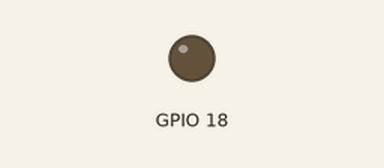
Simulated run of this program. Board: Raspberry Pi (BCM pin numbers). Parts: output pins drawn as LEDs (lit = HIGH). What the program prints to the terminal is not drawn. At 0.1 s the program stops and its outputs stay as they are.

Above: at 0.1 s.
Timing chart, 0 to 1.6 s (numbered marks = the images above):
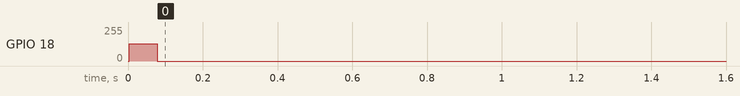

The program:

ir_transmit.py
```python
# Infrared Signal Transmitter:
# Send IR signals (e.g., TV remote commands) using GPIO and an IR LED — mimicking Flipper Zero’s IR sending.
#Works via main.py option 3 — sends NEC IR signal using real carrier frequency

# Uses PWM (Pulse Width Modulation) to generate a 38kHz IR carrier.
# Modulates the carrier with NEC-encoded data (commonly used in remotes).


# Hardware Setup:
# IR LED to GPIO18 (PWM pin):
# GPIO18 (Pin 12) → 220Ω Resistor → IR LED → GND


# Enable hardware PWM on GPIO18 (used by pigpio)in BASH:
# Install pigpio daemon for hardware PWM:
# sudo apt install pigpio python3-pigpio
# sudo systemctl enable pigpiod
# sudo systemctl start pigpiod


import pigpio
import time

# NEC Protocol encoding
def send_nec_code(gpio, pi, code):
    def send_mark(duration):
        pi.hardware_PWM(gpio, 38000, 500000)  # 38kHz, 50% duty
        time.sleep(duration)
        pi.hardware_PWM(gpio, 0, 0)

    def send_space(duration):
        time.sleep(duration)

    print(f"Sending NEC code: {hex(code)}")

    # Send leading mark + space
    send_mark(0.009)   # 9ms
    send_space(0.0045) # 4.5ms

    # Send 32 bits
    for i in range(32):
        send_mark(0.000562)
        if code & (1 << (31 - i)):
            send_space(0.00169)
        else:
            send_space(0.000562)

    # Stop bit
    send_mark(0.000562)
    send_space(0.04)  # End frame

# MAIN
if __name__ == "__main__":
    pi = pigpio.pi()
    if not pi.connected:
        print("Could not connect to pigpio daemon.")
        exit(1)

    GPIO = 18  # PWM output pin
    try:
        remote_code = 0x20DF10EF  # Example: Samsung power button
        send_nec_code(GPIO, pi, remote_code)
        print("IR signal sent.")
    finally:
        pi.hardware_PWM(GPIO, 0, 0)
        pi.stop()
```

Measured:
- by itself, GPIO 18: 0/255 → 128/255 at 0.00 s, → 0/255 0.07 s later
